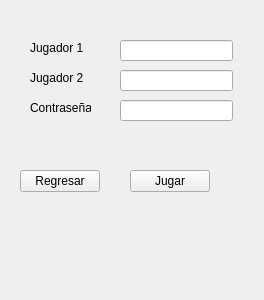
<?xml version="1.0" encoding="UTF-8"?>
<ui version="4.0">
 <class>dosReg</class>
 <widget class="QWidget" name="dosReg">
  <property name="geometry">
   <rect>
    <x>0</x>
    <y>0</y>
    <width>264</width>
    <height>300</height>
   </rect>
  </property>
  <property name="windowTitle">
   <string>Form</string>
  </property>
  <widget class="QLabel" name="label">
   <property name="geometry">
    <rect>
     <x>30</x>
     <y>40</y>
     <width>61</width>
     <height>16</height>
    </rect>
   </property>
   <property name="text">
    <string>Jugador 1</string>
   </property>
  </widget>
  <widget class="QLabel" name="label_2">
   <property name="geometry">
    <rect>
     <x>30</x>
     <y>70</y>
     <width>61</width>
     <height>16</height>
    </rect>
   </property>
   <property name="text">
    <string>Jugador 2</string>
   </property>
  </widget>
  <widget class="QLabel" name="label_3">
   <property name="geometry">
    <rect>
     <x>30</x>
     <y>100</y>
     <width>61</width>
     <height>16</height>
    </rect>
   </property>
   <property name="text">
    <string>Contraseña</string>
   </property>
  </widget>
  <widget class="QLineEdit" name="Jug1">
   <property name="geometry">
    <rect>
     <x>120</x>
     <y>40</y>
     <width>113</width>
     <height>21</height>
    </rect>
   </property>
  </widget>
  <widget class="QLineEdit" name="Jug2">
   <property name="geometry">
    <rect>
     <x>120</x>
     <y>70</y>
     <width>113</width>
     <height>21</height>
    </rect>
   </property>
  </widget>
  <widget class="QLineEdit" name="Contra">
   <property name="geometry">
    <rect>
     <x>120</x>
     <y>100</y>
     <width>113</width>
     <height>21</height>
    </rect>
   </property>
  </widget>
  <widget class="QPushButton" name="RegresarButton">
   <property name="geometry">
    <rect>
     <x>20</x>
     <y>170</y>
     <width>80</width>
     <height>22</height>
    </rect>
   </property>
   <property name="text">
    <string>Regresar</string>
   </property>
  </widget>
  <widget class="QPushButton" name="JugarButton">
   <property name="geometry">
    <rect>
     <x>130</x>
     <y>170</y>
     <width>80</width>
     <height>22</height>
    </rect>
   </property>
   <property name="text">
    <string>Jugar</string>
   </property>
  </widget>
 </widget>
 <resources/>
 <connections/>
</ui>
